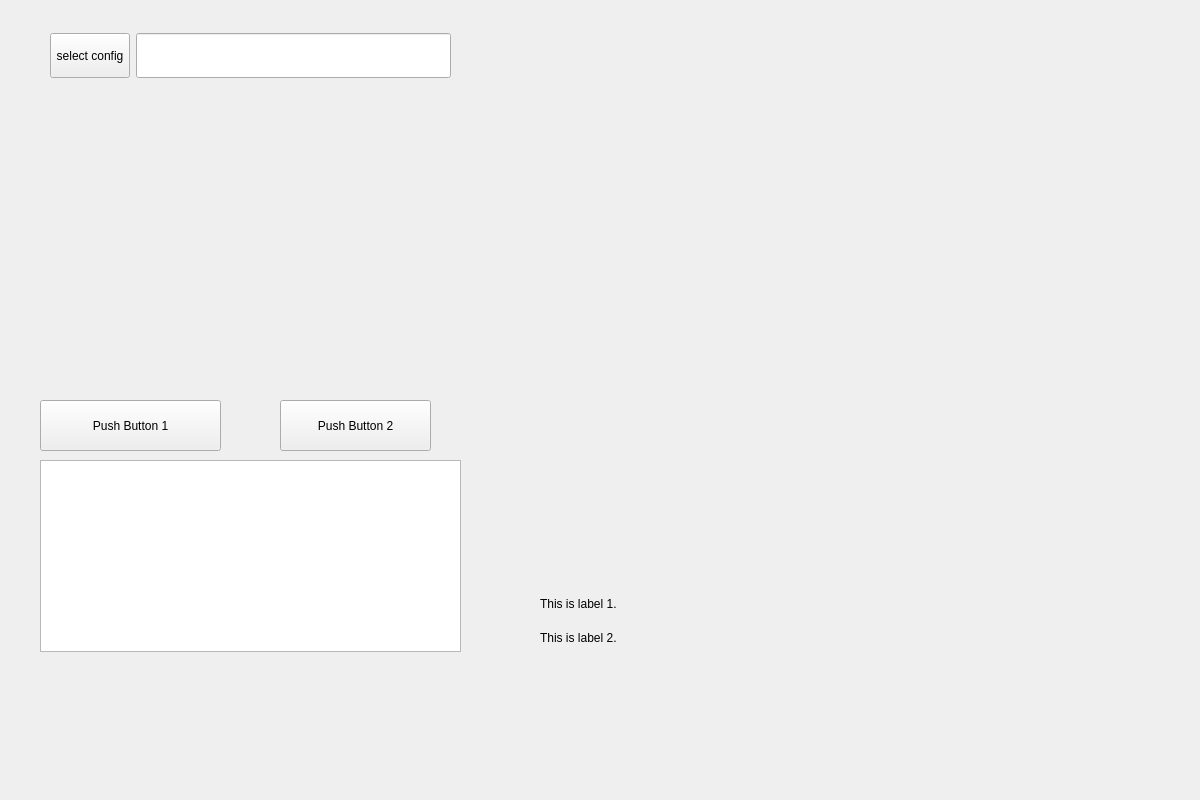
<?xml version="1.0" encoding="UTF-8"?>
<ui version="4.0">
 <class>gui</class>
 <widget class="QWidget" name="gui">
  <property name="geometry">
   <rect>
    <x>0</x>
    <y>0</y>
    <width>1200</width>
    <height>800</height>
   </rect>
  </property>
  <property name="windowTitle">
   <string>Form</string>
  </property>
  <widget class="QWidget" name="layoutWidget">
   <property name="geometry">
    <rect>
     <x>540</x>
     <y>590</y>
     <width>161</width>
     <height>61</height>
    </rect>
   </property>
   <layout class="QVBoxLayout" name="verticalLayout_2">
    <item>
     <widget class="QLabel" name="label_1">
      <property name="text">
       <string>This is label 1.</string>
      </property>
     </widget>
    </item>
    <item>
     <widget class="QLabel" name="label_2">
      <property name="text">
       <string>This is label 2.</string>
      </property>
     </widget>
    </item>
   </layout>
  </widget>
  <widget class="QTextBrowser" name="InfoBrowser">
   <property name="geometry">
    <rect>
     <x>40</x>
     <y>460</y>
     <width>421</width>
     <height>192</height>
    </rect>
   </property>
  </widget>
  <widget class="QPushButton" name="pushButton2">
   <property name="geometry">
    <rect>
     <x>280</x>
     <y>400</y>
     <width>151</width>
     <height>51</height>
    </rect>
   </property>
   <property name="text">
    <string>Push Button 2</string>
   </property>
  </widget>
  <widget class="QPushButton" name="pushButton1">
   <property name="geometry">
    <rect>
     <x>40</x>
     <y>400</y>
     <width>181</width>
     <height>51</height>
    </rect>
   </property>
   <property name="text">
    <string>Push Button 1</string>
   </property>
  </widget>
  <widget class="QWidget" name="">
   <property name="geometry">
    <rect>
     <x>50</x>
     <y>20</y>
     <width>401</width>
     <height>71</height>
    </rect>
   </property>
   <layout class="QGridLayout" name="gridLayout">
    <item row="0" column="0">
     <widget class="QPushButton" name="selectFileButton">
      <property name="minimumSize">
       <size>
        <width>0</width>
        <height>45</height>
       </size>
      </property>
      <property name="text">
       <string>select config</string>
      </property>
     </widget>
    </item>
    <item row="0" column="1">
     <widget class="QLineEdit" name="selectFileEdit">
      <property name="minimumSize">
       <size>
        <width>0</width>
        <height>45</height>
       </size>
      </property>
     </widget>
    </item>
   </layout>
  </widget>
 </widget>
 <resources/>
 <connections/>
</ui>
